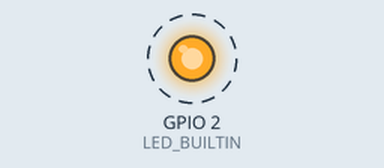
Simulated run of this program. Board: ESP32. Shown: output pins drawn as LEDs (lit = HIGH). Dashed ring = blinking. What the program prints to the serial monitor is not drawn.

Above: at 0.2 s.
Timing chart, 0 to 3.0 s (numbered marks = the images above):
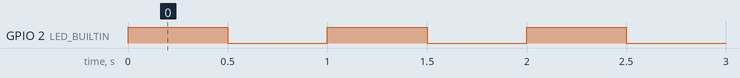

Measured:
- by itself, GPIO 2 (LED_BUILTIN): alternates HIGH for 0.50 s and LOW for 0.50 s

The program:

main.cpp
```cpp
// W1 skeleton: proves the toolchain builds and flashes.
// Sensor, gate, OLED and networking logic arrive in W2 (see PROTOCOL.md).
#include <Arduino.h>

void setup() {
  Serial.begin(115200);
  pinMode(LED_BUILTIN, OUTPUT);
  Serial.println("smart-parking firmware 0.1.0 booted");
}

void loop() {
  digitalWrite(LED_BUILTIN, !digitalRead(LED_BUILTIN));
  delay(500);
}
```
